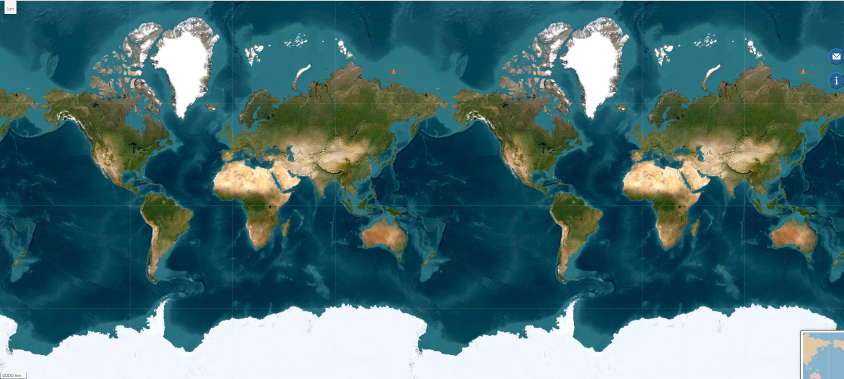
#> input picture ARPY-decoder-Ui/uploads/image-1.png, 1687 x 758 px, found by its file name (shown at 1/2 size)
$ python build_basemap.py
#> lines starting #> are read from the running program, lines starting #| are printed output that depends on the picture; after the words box and inside, x2 and y2 are one past the last pixel; in counts of white or black regions, pixels touching at a corner belong together; long printed decimals are rounded
#!/usr/bin/env python3
"""Extract one clean world from image-1.png (user's screenshot of the
satellite basemap, which contains ~2.5 wrapped world copies plus small UI
artifacts in the corners), and reproject it from Web-Mercator to the
equirectangular 2:1 layout the fleet map uses (linear lon/lat mapping).

Pipeline:
1. Auto-detect the horizontal wrap period (SSD over interior scanlines).
2. Recover the phase of -180° by aligning the dateline (open-Pacific
   column) — brute search near the expected offset.
3. Average all periodic copies (denoise), mask + patch corner UI artifacts.
4. Web-Mercator -> equirectangular resample (bilinear), clamping the
   top/bottom polar rows that are outside the screenshot's visible band.
5. Save a JPEG basemap.
"""
from PIL import Image
import numpy as np
import math, sys

SRC = "/home/user/uploads/image-1.png"
OUT = "/home/user/incois-arpy-decoder/decoder-ui/frontend/src/assets/fleet_basemap.jpg"

img = np.asarray(Image.open(SRC).convert("RGB")).astype(np.float32)
H, W = img.shape[:2]
#> H = 758; W = 1687
print(f"source {W}x{H}")
#| source 1687x758

# --- 1. wrap period via minimum SSD -------------------------------------
rows = [100, 200, 300, 400, 500, 600]
best = (1e18, 0)
for P in range(650, 960):
    ssd = 0.0
    for r in rows:
        a = img[r, : W - P]
        b = img[r, P:]
        ssd += float(((a - b) ** 2).mean())
    if ssd < best[0]:
        best = (ssd, P)
#> after the loop, best = (77.39, 819)
_, P = best
#> P = 819
print("wrap period:", P, "px")
#| wrap period: 819 px

# --- 2. phase of -180 lon ------------------------------------------------
# The dateline column is open Pacific near the left edge in this render
# (Alaska ~60-70px to its right). Search x0 in a window that gives the
# cleanest match against ALL copies: for candidate x0, average pixel
# distance between col x0+dx and its shifted copies should be minimal on
# LAND-FEATURE rows (strong match anywhere works because of periodicity,
# what we really need is consistency: pick x0 so that the crop window
# [x0, x0+P) contains NO partial-copy seams).
# We additionally bias x0 near 30 (identified from Alaska position).
def window_seam_error(x0):
    # the crop [x0, x0+P) must lie fully within [0, W); measure mismatch of
    # the 8 columns around the expected seam vs their copies
    errs = []
    for dx in range(0, 24):
        x = x0 + dx
        if x + P < W:
            a = img[:, x]; b = img[:, x + P]
            errs.append(float(((a - b) ** 2).mean()))
    return sum(errs) / max(1, len(errs))

FORCE_X0 = int(sys.argv[1]) if len(sys.argv) > 1 else -1
if FORCE_X0 >= 0:
    x0 = FORCE_X0
    print("forced crop x0:", x0)
else:
    bestx = (1e18, 0)
    for x0c in range(0, W - P):
        e = window_seam_error(x0c)
        if e < bestx[0] - 1e-9 and abs(x0c - 30) < 25:
            bestx = (e, x0c)
    x0 = bestx[1]
#> x0 = 54
print("crop window:", x0, "..", x0 + P)
#| crop window: 54 .. 873

# --- 3. average periodic copies -----------------------------------------
world = None
count = 0
for s in (0, P, 2 * P):
    lo, hi = x0 - s, x0 - s + P
    if lo < 0 or hi > W:
        continue
    world = img[:, lo:hi] if world is None else world + img[:, lo:hi]
    count += 1
#> this loop made 3 passes
#> (s, lo, hi) on passes 2 to 3: (819, -765, 54), (1638, -1584, -765)
#> (lo, hi, count) on pass 1: (54, 873, 1)
#> pass 1, `world = img[:, lo:hi] if world is None else world + img[:, lo:hi]`:
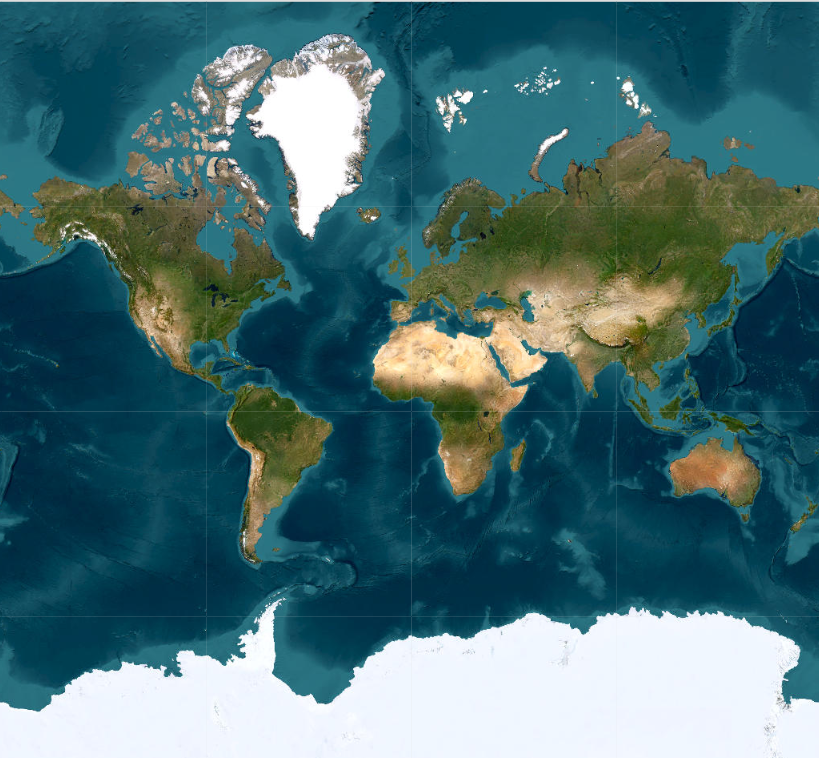
#> world: shape (758, 819, 3) float32; mean R, G, B 72.8, 111.2, 115.6
#> after the loop, count = 1
world = (world / count).astype(np.float32)
print("copies averaged:", count)
#| copies averaged: 1

# UI artifact masks (in the source frame); patch by borrowing the same
# pixel from the nearest unmasked periodic copy.
def masked_regions():
    regs = []
    regs.append((0, 0, 46, 30))          # "km" badge top-left
    regs.append((0, H - 20, 90, H))      # "2000 km" scale text bottom-left
    regs.append((W - 45, 60, W, 160))    # right-edge round icons
    regs.append((W - 120, H - 80, W, H)) # bottom-right minimap/overview
    return regs

def in_mask(x, y):
    for (xa, ya, xb, yb) in masked_regions():
        if xa <= x < xb and ya <= y < yb:
            return True
    return False

patched = 0
for (xa, ya, xb, yb) in masked_regions():
    for x in range(max(0, xa), min(xb, W)):
        col = (x - x0) % P
        for s in (P, -P, 2 * P, -2 * P):
            xs = x + s
            if not (0 <= xs < W):
                continue
            # accept the copy if its rows of interest are all unmasked
            if all(not in_mask(xs, y) for y in range(max(0, ya), min(yb, H), 8)):
                world[max(0, ya):min(yb, H), col] = img[max(0, ya):min(yb, H), xs]
                patched += 1
                break
#> world: shape (758, 819, 3) float32; 0.01% of pixels changed, all inside (x1, y1, x2, y2) = (2, 738, 36, 758)
#> after the loop, patched = 301
print(f"corner UI artifacts patched ({patched} patch-borrows)")
#| corner UI artifacts patched (301 patch-borrows)

# --- 4. Web-Mercator -> equirectangular ----------------------------------
# Visible vertical band: world square of side P px; screenshot height H
# shows the central band -> lat range = 2*atan(exp(pi*(1 - 2*f))) - pi/2
# with f = (P - H) / (2P).
f = (P - H) / (2 * P)
#> f = 0.0372
phi_max = 2 * math.atan(math.exp(math.pi * (1 - 2 * f))) - math.pi / 2
#> phi_max = 1.46
print(f"visible Mercator band: ±{math.degrees(phi_max):.2f} deg")
#| visible Mercator band: ±83.75 deg

def merc_y(phi):   # normalized 0..1 top->bottom within the BAND
    z = math.log(math.tan(math.pi / 4 + phi / 2))
    zmax = math.log(math.tan(math.pi / 4 + phi_max / 2))
    return 0.5 * (1 - z / zmax)

TW, TH = 1920, 960
out = np.zeros((TH, TW, 3), np.float32)
xs = (np.arange(TW) + 0.5) / TW * P          # sample cols in world img
#> xs = 1920 values from 0.213 to 818.8
for j in range(TH):
    lat = 90 - (j + 0.5) / TH * 180          # equirect target latitude
    phi = math.radians(lat)
    if abs(phi) > phi_max:
        t = 0.0 if phi > 0 else 1.0          # clamp polar rows to band edge
    else:
        t = merc_y(phi)
    ys = t * H - 0.5
    y0 = int(math.floor(ys)); fy = ys - y0
    y0 = max(0, min(H - 2, y0))
    a = world[y0]; b = world[y0 + 1]
    row = a + (b - a) * fy
    xi = xs.copy()
    xi0 = np.floor(xi).astype(int); fx = xi - xi0
    xi0 = np.clip(xi0, 0, P - 2)
    p1 = row[xi0]; p2 = row[xi0 + 1]
    out[j] = p1 + (p2 - p1) * fx[:, None]
#> this loop made 960 passes
#> (t, ys, y0, fy) on passes 34 to 45: (0.000826, 0.126, 0, 0.126), (0.00589, 3.97, 3, 0.968), (0.0108, 7.7, 7, 0.7), (0.0156, 11.33, 11, 0.33), (0.0203, 14.86, 14, 0.861), (0.0248, 18.3, 18, 0.301), (0.0292, 21.65, 21, 0.652), (0.0335, 24.92, 24, 0.92), (0.0377, 28.11, 28, 0.109), (0.0419, 31.22, 31, 0.223), (0.0459, 34.26, 34, 0.264), (0.0498, 37.24, 37, 0.237)
#> t on passes 61 to 66: 0.103, 0.106, 0.108, 0.111, 0.114, 0.117
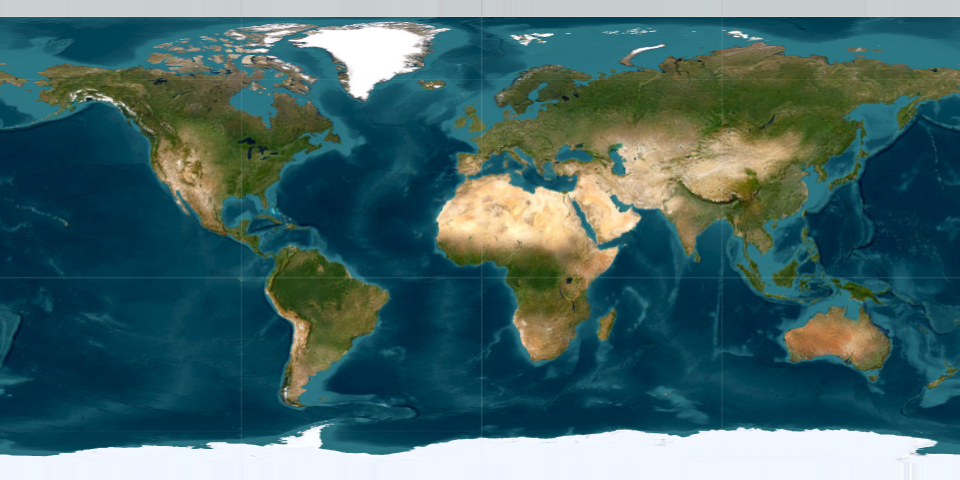
#> out: shape (960, 1920, 3) float32 (shown at 1/2 size); mean R, G, B 67, 101.9, 103.3

# --- 5. phase autocorrect: align lon=-180 to the left edge ---------------
# Land vs ocean discriminator: land is generally tan/green (R > B or G > B),
# ocean is deep teal (B clearly dominant).
def land_mask(arr):
    r, g, b = arr[..., 0], arr[..., 1], arr[..., 2]
    return (r > b + 12) | ((g > b + 18) & (r > b))

def coast_x(arr, lat_deg, which):
    # find the land-sea boundary x at a given latitude row band
#> called with lat_deg = 14.74, which = 'west_africa'
    j = (90 - lat_deg) / 180 * TH
    band = land_mask(arr[max(0, int(j) - 4):int(j) + 5]).mean(axis=0)
#> band = 1920 values, max 1 at index 356, min 0 at index 0, mean 0.407
    xs = np.arange(TW)
    if which == "west_africa":
        # first land x to the RIGHT of open Atlantic (search 500..1000)
        seg = band[500:1050]
#> seg = 550 values, max 1 at index 24, min 0 at index 0, mean 0.294
        idx = int(np.argmax(seg > 0.4)) + 500
#> idx = 523
        return idx
    if which == "japan_east":
        # last land x to the LEFT of open Pacific (search 1400..1850)
        seg = band[1400:1850]
        nz = np.nonzero(seg > 0.4)[0]
        return int(nz[-1]) + 1400 if len(nz) else -1
    return -1

# Kanyakumari-less robust pair: Senegal west tip lon=-17.53 deg at lat 14.74N
# and Honshu Pacific coast lon=141.0 at lat 36N -> two measurements averaged.
x_sen = coast_x(out, 14.74, "west_africa")
#> x_sen = 523
x_jp = coast_x(out, 36.0, "japan_east")
#> x_jp = 1700
exp_sen = (-17.53 + 180) / 360 * TW
exp_jp = (141.0 + 180) / 360 * TW
deltas = []
if 300 < x_sen < 1200:
    deltas.append(x_sen - exp_sen)
if x_jp > 1200:
    deltas.append(x_jp - exp_jp)
print("phase probes: senegal", x_sen, "exp", exp_sen, "| japan", x_jp, "exp", exp_jp)
#| phase probes: senegal 523 exp 866.507 | japan 1700 exp 1712.0
if deltas:
    d_out = float(np.mean(deltas))
#> d_out = -177.8
    d_world = int(round(d_out / TW * P))
#> d_world = -76
    if abs(d_world) >= 2:
        x0c = x0 - d_world
#> x0c = 130
        if x0c < 0:
            x0c += P
        if x0c >= P:
            x0c -= P
        # ensure corrected window lies fully inside the source frame
        while x0c + P > W:
            x0c -= P
#> this loop made 0 passes
#> after the loop, x0c = 130
        print(f"NEEDS phase correction: {d_out:+.1f}px out -> rerun with x0={x0c}")
#| NEEDS phase correction: -177.8px out -> rerun with x0=130
#> (the run stopped early here; a loop or call above may not have finished)
